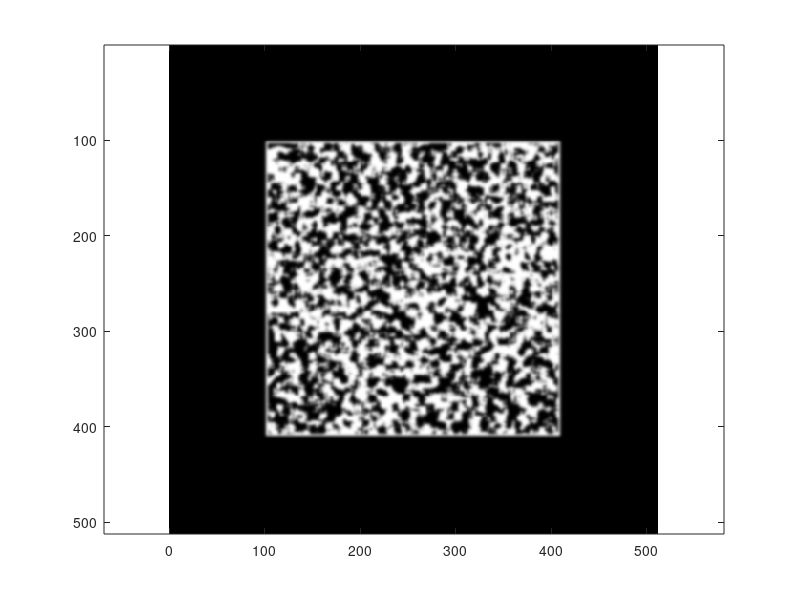

MATLAB code to generate this figure: (Note: this script raises an error after producing the figure.)
%% THIS SCRIPT GENERATES THE IMAGES OF A RIGID MOTION
figure

%% REFERENCE FRAME

    % Parameters
        sz = 512*[1 1] ; % Image size in pixels [nI nJ]
    	N = round(7/10*prod(sz)); % Number of initial points
        medFiltSize = 7 ; % median fliter size
        gaussFiltSize = 9 ; % gaussian fliter size
        frame = round([.2 .2 ; .6 .6] .* sz) ; % object containing rectangle [i0 j0 ; nI ; nJ]
        edgeWidth = 2 ;

    % Texture generation
        I0 = false(sz) ;
        % Random distribution of active pixels
            ii = randi([1 sz(1)],N,1) ;
            jj = randi([1 sz(2)],N,1) ;
            I0(sub2ind(size(I0),ii,jj)) = true ;
        % Median Filter
            I0 = medfilt2(I0,[1 1]*medFiltSize) ;
            
    % Object framing
        [JJ,II] = meshgrid(1:sz(2),1:sz(1)) ;
        inside = II>=frame(1,1) & II<=frame(1,1)+frame(2,1) & JJ>=frame(1,2) & JJ<=frame(1,2)+frame(2,2) ;
        I0(~inside) = 0 ;
        I0(inside & ~bwmorph(inside,'thin',edgeWidth)) = 1 ;
    
    % Gaussian filter
        f = gausswin(gaussFiltSize) ; f = f(:)*f(:)' ; f = f./sum(abs(f(:))) ;
        I0 = conv2(double(I0),f,'same') ;
        
    % Display
        clf
        imagesc(repmat(I0,[1 1 3]))
        axis tight
        axis equal
        axis ij
        box on
        
        
        
%% OBJECT MOTION

    % Parameters
        R = linspace(0,2*pi,361) ; % Rotation at each step
        T = [0 0] ; % Translation at each step (in pixels)
        
    % Generate steps
        % Format position vectors
            R = R(:) ;
            R = R + T(:,1)*0 ;
            T = T + [R R]*0 ;
        % Initialize
            nImages = length(R) ;
            I = zeros([sz nImages]) ;
        % Build Images
            for tt = 1:nImages
                I(:,:,tt) = imtranslate(imrotate(I0,R(tt).*180/pi,'bilinear','crop'),T(tt,:),'bilinear') ;
            end
        
    % Display
        clf
        im = imagesc(repmat(I0,[1 1 3])) ;
        axis tight
        axis equal
        axis ij
        box on
        for tt = 1:nImages
            im.CData = repmat(I(:,:,tt),[1 1 3]) ;
            drawnow ;
        end
        
        
%% SAVE IMAGES

    % Parameters
        commonName = 'img' ;

    [path] = uigetdir('Images','Select a folder where to save the images') ;
    if path==0 ; return ; end
        
    for tt = 1:nImages
        imwrite(I(:,:,tt),[path '/' commonName '_' num2str(tt-1) '.tif']) ;
    end
    
    disp('Images Saved!') ;





